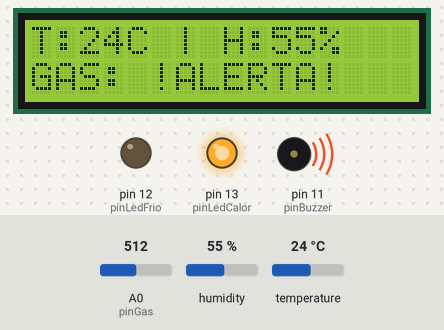
The sketch below on a simulated Arduino Uno, built with avr-gcc and run on an emulated ATmega328P. Parts: 16×2 character LCD, output pins drawn as LEDs (lit = HIGH), buzzer (waves = sounding). The inputs (shaded band) are chosen by the test bench; at power-on: A0 (pinGas) = 512, temperature 24 °C, humidity 55 %. What the sketch prints to the serial monitor is not drawn.

Above: at 3.2 s.
3.3 s: A0 (pinGas) set to 314
6.0 s: A0 (pinGas) set to 293
At 7.4 s:
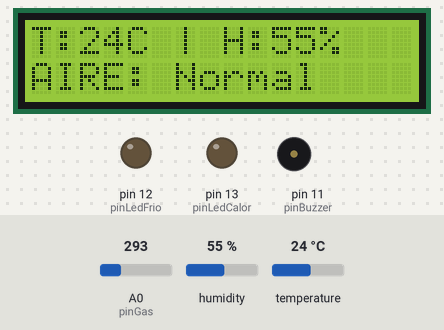
8.7 s: temperature set to 17 °C
At 10.7 s:
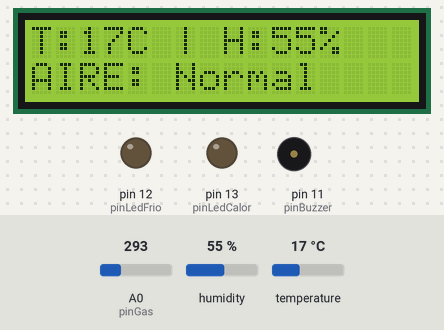
11.8 s: temperature set to 14 °C
At 12.9 s:
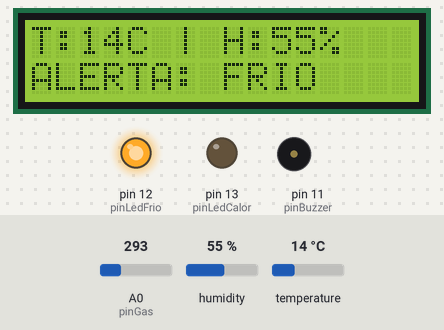
14.5 s: temperature set to 41 °C
At 17.4 s:
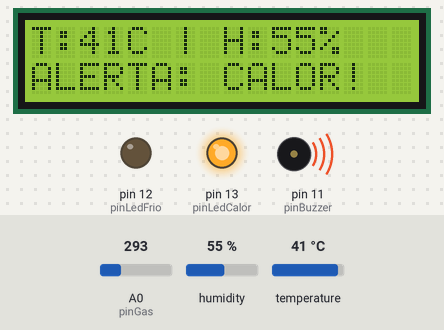
18.0 s: humidity set to 22 %
At 19.7 s:
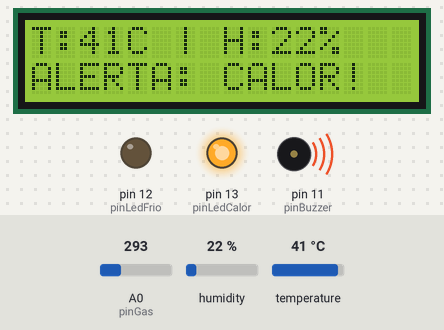
Timing chart, 0 to 21.2 s (numbered marks = the images above; inputs shaded):
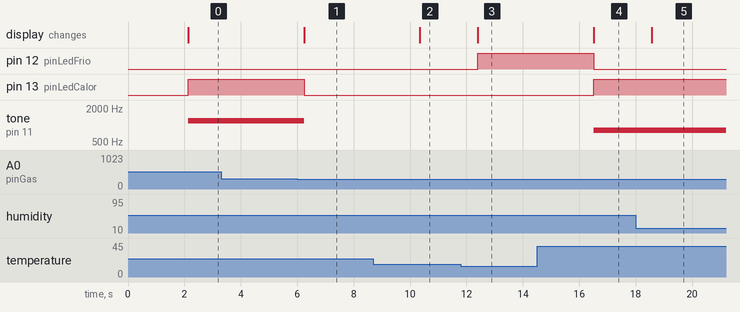

The sketch:

estacion_metereologica.ino
```cpp
// 💻 3. Script para Arduino IDE
// C++
// --- ESTACIÓN METEOROLÓGICA  (HARDWARE REAL) ---
#include <Wire.h>
#include <LiquidCrystal_I2C.h>
#include "DHT.h"
// Configuración del sensor DHT11
#define DHTPIN 2
#define DHTTYPE DHT11
// Instancias de periféricos
LiquidCrystal_I2C lcd(0x27, 16, 2);
DHT dht(DHTPIN, DHTTYPE);
// Asignación de pines
const int pinGas = A0;         // Entrada analógica del sensor MQ
const int pinLedCalor = 13;
const int pinLedFrio = 12;
const int pinBuzzer = 11;
void setup() {
  Serial.begin(9600);
  dht.begin();
  lcd.init();
  lcd.backlight();
  // Configuración de salidas
  pinMode(pinLedCalor, OUTPUT);
  pinMode(pinLedFrio, OUTPUT);
  pinMode(pinBuzzer, OUTPUT);
  // Mensaje de inicio
  lcd.setCursor(0, 0);
  lcd.print("PRoA RIO III");
  lcd.setCursor(0, 1);
  lcd.print("Iniciando...");
  delay(2000);
  lcd.clear();
}
void loop() {
  // Lectura del sensor ambiental DHT11
  float humedad = dht.readHumidity();
  float temperatura = dht.readTemperature();
  // Lectura analógica del sensor de gas MQ
  int nivelGas = analogRead(pinGas);
  // Control de fallos del DHT11 por si se desconecta un cable Dupont
  if (isnan(humedad) || isnan(temperatura)) {
    lcd.clear();
    lcd.setCursor(0, 0);
    lcd.print("ERROR DHT11");
    lcd.setCursor(0, 1);
    lcd.print("Revisar Pin D2");
    Serial.println("ERROR,ERROR,ERROR");
    delay(2000);
    return;
  }
  // --- CADENA SERIAL PARA Python y  MySQL ---
  // Formato: Humedad,Temperatura, NivelGas
  Serial.print((int)humedad);
  Serial.print(",");
  Serial.print((int)temperatura);
  Serial.print(",");
  Serial.println(nivelGas);
  // --- MUESTRA EN PANTALLA LCD ---
  lcd.clear();

  // Fila 1: Variables de Clima (Temp y Humedad)
  lcd.setCursor(0, 0);
  lcd.print("T:");
  lcd.print((int)temperatura);
  lcd.print("C | H:");
  lcd.print((int)humedad);
  lcd.print("%");
  // Fila 2: Diagnóstico Prioritario (Gases > Temperatura)
  lcd.setCursor(0, 1);
  // ALERTA 1: Calidad de Aire / Presencia de Gases (Máxima Prioridad)
  if (nivelGas > 300) {
    lcd.print("GAS: !ALERTA!");
    digitalWrite(pinLedCalor, HIGH);
    digitalWrite(pinLedFrio, LOW);
    tone(pinBuzzer, 1200); // Tono agudo de emergencia
  }
  // ALERTA 2: Temperatura Elevada
  else if (temperatura >= 35) {
    lcd.print("ALERTA: CALOR!");
    digitalWrite(pinLedCalor, HIGH);
    digitalWrite(pinLedFrio, LOW);
    tone(pinBuzzer, 800);
  }
  // ALERTA 3: Temperatura Baja
  else if (temperatura <= 15) {
    lcd.print("ALERTA: FRIO");
    digitalWrite(pinLedCalor, LOW);
    digitalWrite(pinLedFrio, HIGH);
    noTone(pinBuzzer);
  }
  // ESTADO ÓPTIMO
  else {
    lcd.print("AIRE: Normal");
    digitalWrite(pinLedCalor, LOW);
    digitalWrite(pinLedFrio, LOW);
    noTone(pinBuzzer);
  }
  delay(2000); // Muestreo cada 2 segundos acorde al tiempo de respuesta del DHT11
}
```

Measured:
- the behaviour switches between 301 and 300 on A0 (pinGas) (found by bisection; images 0 and 1)
- the behaviour switches between 16 and 15 °C on temperature (found by bisection; images 2 and 3)
- after the input at 3.3 s, every drawn part: stays the same
- after the input at 6.0 s, pin 13 (pinLedCalor): HIGH → LOW after 0.25 s; tone on pin 11 (pinBuzzer): 1200 Hz → silent after 0.25 s; the display: changes after 0.25 s (image 1)
- after the input at 8.7 s, the display: changes after 1.7 s (image 2)
- after the input at 11.8 s, pin 12 (pinLedFrio): LOW → HIGH after 0.60 s; the display: changes after 0.60 s (image 3)
- after the input at 14.5 s, pin 12 (pinLedFrio): HIGH → LOW after 2.0 s; pin 13 (pinLedCalor): LOW → HIGH after 2.0 s; tone on pin 11 (pinBuzzer): silent → 800 Hz after 2.0 s; the display: changes after 2.0 s (image 4)
- after the input at 18.0 s, the display: changes after 0.56 s (image 5)
